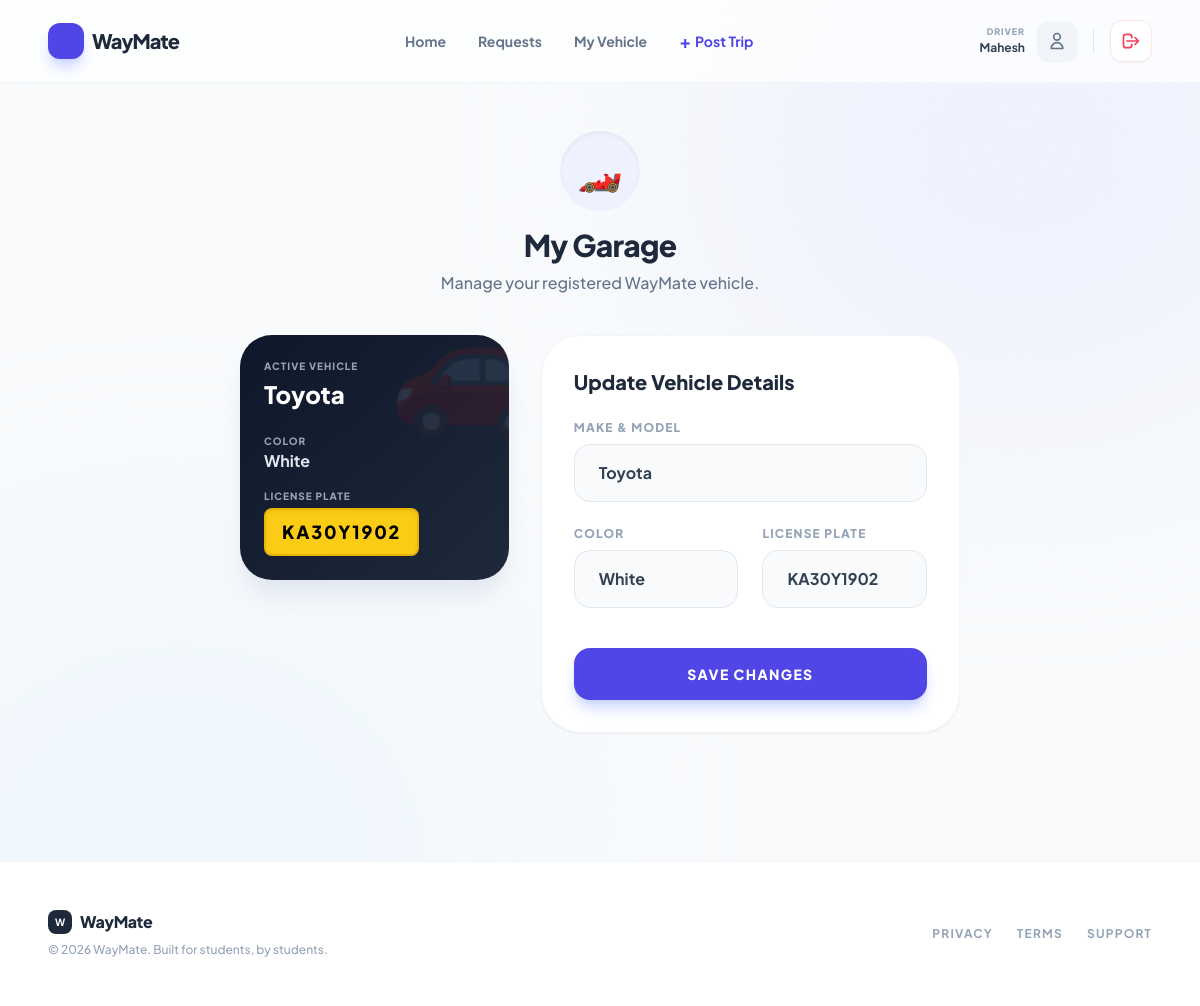
Screenshot of /driver/my_vehicle.php (signed in) with the database file from the repository.
### tables this page shows
CREATE TABLE `vehicles` (
  `vehicle_id` int(11) NOT NULL,
  `user_id` int(11) NOT NULL,
  `make_model` varchar(100) NOT NULL,
  `color` varchar(50) NOT NULL,
  `license_plate` varchar(20) NOT NULL,
  `created_at` timestamp NOT NULL DEFAULT current_timestamp()
);

### driver/my_vehicle.php (the view, shortened to what this page needs)
<?php
require_once '../config/db.php';
$user_id = $_SESSION['user_id'];
$stmt_veh = $pdo->prepare("SELECT * FROM vehicles WHERE user_id = ?");
$stmt_veh->execute([$user_id]);
$my_vehicle = $stmt_veh->fetch();
include '../includes/header.php';
?>
<main class="max-w-3xl mx-auto px-6 py-12">
    <div class="mb-10 text-center">
        <div class="w-20 h-20 bg-indigo-50 text-indigo-600 rounded-full flex items-center justify-center mx-auto mb-4 shadow-inner text-4xl">
            🏎️
        </div>
        <h1 class="text-3xl font-black text-slate-800 tracking-tight">My Garage</h1>
        <p class="text-slate-500 font-medium mt-2">Manage your registered WayMate vehicle.</p>
    </div>
    <div class="grid grid-cols-1 md:grid-cols-5 gap-8">
        <div class="md:col-span-2 space-y-6">
            <?php if ($my_vehicle): ?>
                <div class="bg-gradient-to-br from-slate-900 to-slate-800 rounded-[2rem] p-6 text-white shadow-xl shadow-slate-200 relative overflow-hidden">
                    <div class="absolute -right-10 -top-10 text-9xl opacity-10">🚗</div>
                    <p class="text-[10px] font-black text-slate-400 uppercase tracking-widest mb-1">Active Vehicle</p>
                    <h3 class="text-2xl font-black mb-6"><?php echo htmlspecialchars($my_vehicle['make_model']); ?></h3>
                    <div class="space-y-4">
                        <div>
                            <p class="text-[10px] font-black text-slate-400 uppercase tracking-widest">Color</p>
                            <p class="font-bold text-slate-200"><?php echo htmlspecialchars($my_vehicle['color']); ?></p>
                        </div>
                        <div>
                            <p class="text-[10px] font-black text-slate-400 uppercase tracking-widest mb-1">License Plate</p>
                            <div class="bg-yellow-400 text-black px-4 py-2 rounded-lg font-black text-lg tracking-widest border-2 border-yellow-500 inline-block shadow-inner">
                                <?php echo htmlspecialchars($my_vehicle['license_plate']); ?>
                            </div>
                        </div>
                    </div>
                </div>
            <?php endif; ?>
        </div>
        <div class="md:col-span-3">
            <div class="bg-white p-8 rounded-[2.5rem] border border-slate-100 shadow-sm">
                <h3 class="text-xl font-black text-slate-800 mb-6">
                    <?php echo $my_vehicle ? 'Update Vehicle Details' : 'Register New Vehicle'; ?>
                </h3>
                <form action="my_vehicle.php" method="POST" class="space-y-6">
                    <div>
                        <label class="block text-xs font-black text-slate-400 uppercase tracking-widest mb-2">Make & Model</label>
                        <input type="text" name="make_model" required placeholder="e.g., Tata Safari, Honda City"
                               value="<?php echo $my_vehicle ? htmlspecialchars($my_vehicle['make_model']) : ''; ?>"
                               class="w-full bg-slate-50 border border-slate-200 rounded-2xl px-6 py-4 font-bold text-slate-700 focus:outline-none focus:ring-4 focus:ring-indigo-500/20 focus:border-indigo-500 transition-all">
                    </div>
                    <div class="grid grid-cols-2 gap-6">
                        <div>
                            <label class="block text-xs font-black text-slate-400 uppercase tracking-widest mb-2">Color</label>
                            <input type="text" name="color" required placeholder="e.g., White"
                                   value="<?php echo $my_vehicle ? htmlspecialchars($my_vehicle['color']) : ''; ?>"
                                   class="w-full bg-slate-50 border border-slate-200 rounded-2xl px-6 py-4 font-bold text-slate-700 focus:outline-none focus:ring-4 focus:ring-indigo-500/20 focus:border-indigo-500 transition-all">
                        </div>
                        <div>
                            <label class="block text-xs font-black text-slate-400 uppercase tracking-widest mb-2">License Plate</label>
                            <input type="text" name="license_plate" required placeholder="KA 01 AB 1234"
                                   value="<?php echo $my_vehicle ? htmlspecialchars($my_vehicle['license_plate']) : ''; ?>"
                                   class="w-full bg-slate-50 border border-slate-200 rounded-2xl px-6 py-4 font-bold text-slate-700 uppercase focus:outline-none focus:ring-4 focus:ring-indigo-500/20 focus:border-indigo-500 transition-all">
                        </div>
                    </div>
                    <div class="pt-4">
                        <button type="submit" class="w-full bg-indigo-600 text-white rounded-2xl px-6 py-4 font-black text-sm uppercase tracking-widest shadow-lg shadow-indigo-200 hover:bg-slate-900 hover:-translate-y-1 transition-all">
                            <?php echo $my_vehicle ? 'Save Changes' : 'Park in Garage 🚘'; ?>
                        </button>
                    </div>
                </form>
            </div>
        </div>
    </div>
</main>
<?php include '../includes/footer.php'; ?>

### includes/header.php (style rules this page uses)
body { font-family: 'Plus Jakarta Sans', sans-serif; }
html { scroll-behavior: smooth; }

### rows the page displays
vehicles: make_model "Toyota", color "White", license_plate "KA30Y1902"

### other values shown
$current_role "DRIVER"
$user_name "Mahesh"
